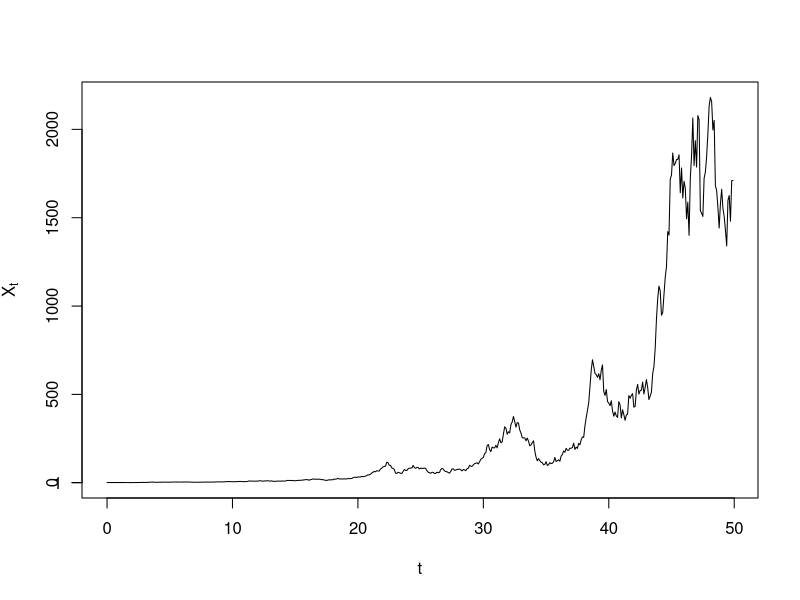
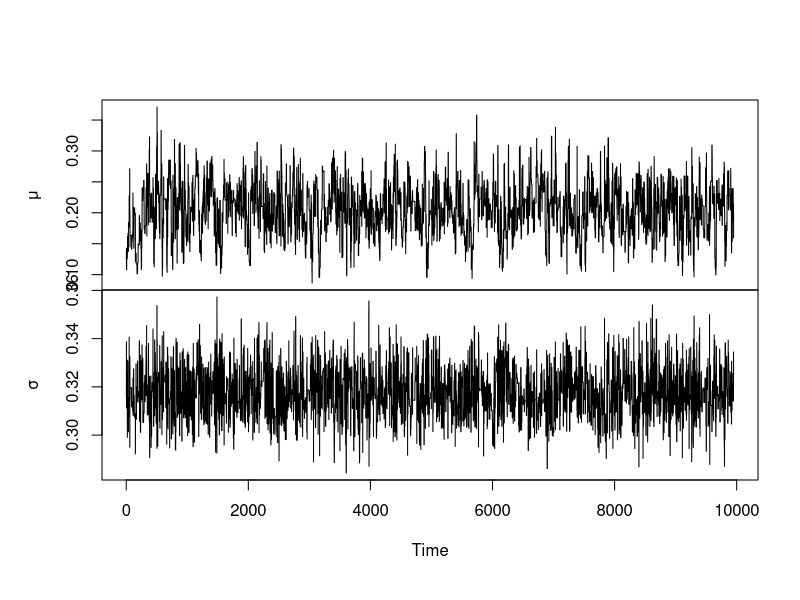
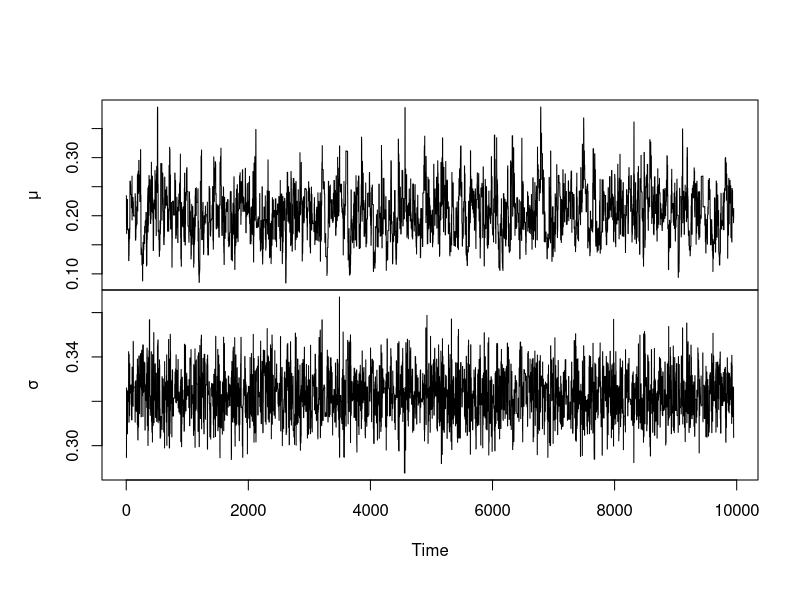
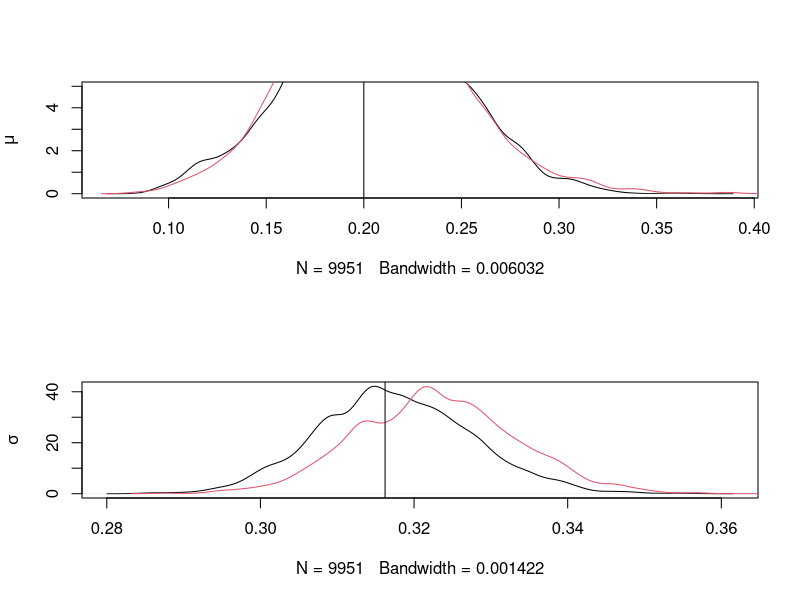
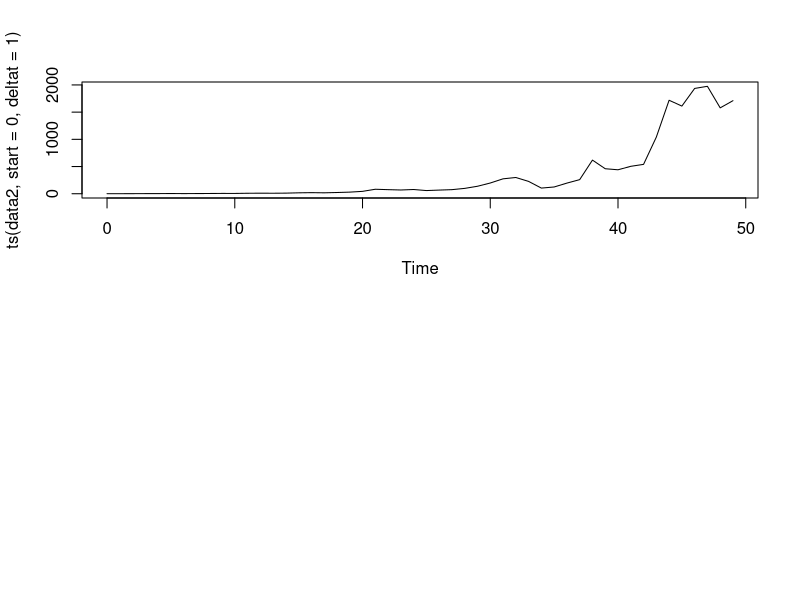
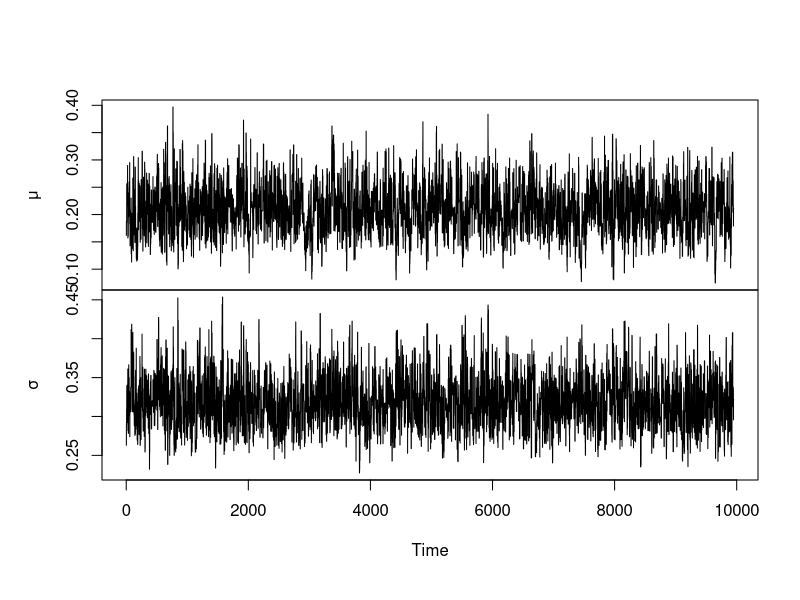
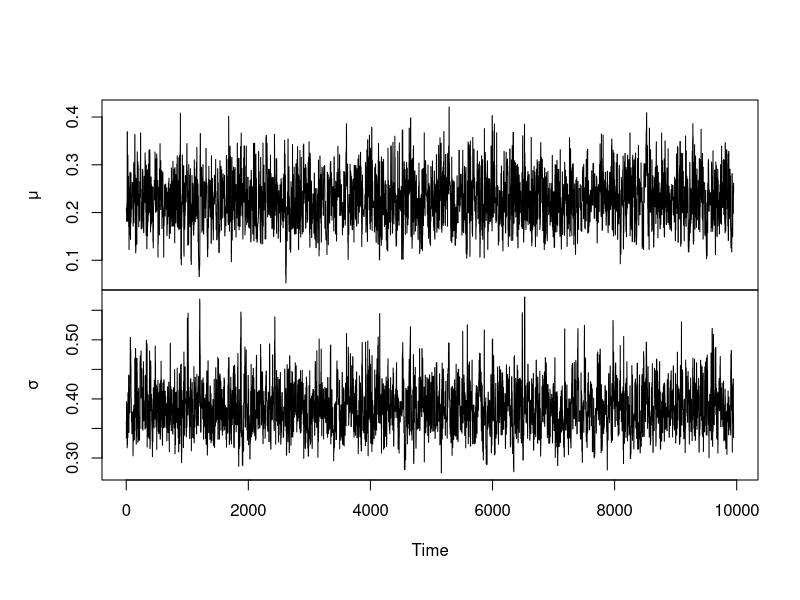
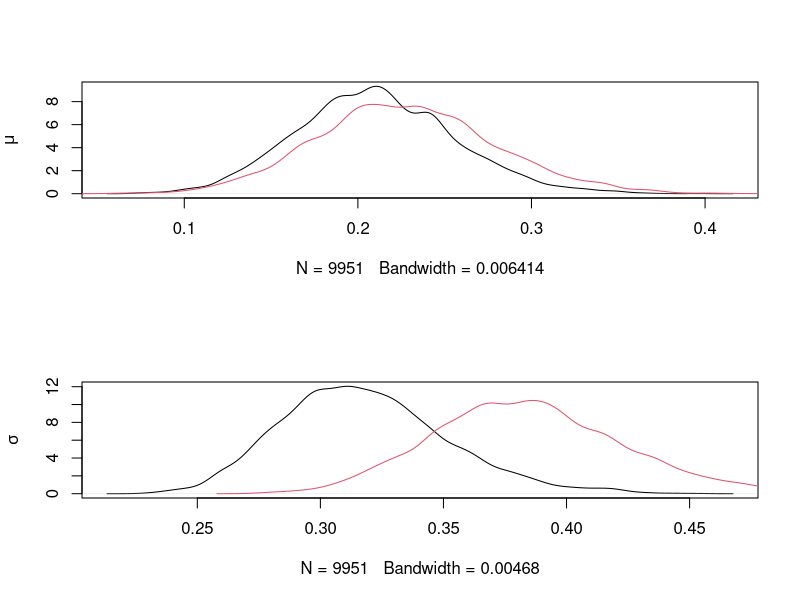

Write the R code that produced these figures, in order.
library("MASS")

GBM_exact <- function(end_time=1, delta_t, x0=1, mu, sigma_sq){
  X <- vector(length = end_time/delta_t)
  X[1] <- x0
  for (i in 2:length(X)){
    X[i] <- rlnorm(1,
                   log(X[i-1])+(mu-sigma_sq/2)*delta_t,
                   sqrt(sigma_sq*delta_t))
  }
  return(X)
}

lprior <- function(psi){
  #psi= (log(mu), log(sigma))
  return(sum(dnorm(psi,0,1,log=TRUE)))
}

llike_exact <- function(x,psi,delta_t){
  #x = (x0,x_deltat,x_2deltat,...,x_ndeltat)
  return(sum(dlnorm(x[2:length(x)],
                    log(x[1:(length(x) - 1)])+(exp(psi[1])-0.5*exp(2*psi[2]))*delta_t,
                    exp(psi[2])*sqrt(delta_t),
                    log = TRUE)))
}

llike_em <- function(x,psi,delta_t){
  return(sum(dnorm(x[2:length(x)],
                   x[1:(length(x) - 1)]+exp(psi[1])*x[1:(length(x) - 1)]*delta_t,
                   exp(psi[2])*x[1:(length(x) - 1)]*sqrt(delta_t),
                   log = TRUE)))
}

mh <- function(exact_likelihood,synthetic_data,delta_t,N,V){
  mat <- matrix(0,ncol=2,nrow=N)
  psi <- c(0,0) #initalise psi
  mat[1,] <- psi
  nacceptances <- 0
  llikepsi<- -1e6
  for (i in 2:N){
    can <- mvrnorm(n=1,psi,V)     #propose psi* (i.e can)
    
    if (exact_likelihood){
      llikecan <- llike_exact(synthetic_data,can,delta_t)
    }
    else{
      llikecan <- llike_em(synthetic_data,can,delta_t)
    }
    
    lpriorcan <- lprior(can)
    lpriorpsi <- lprior(psi)
    
    laprob <- llikecan+lpriorcan-llikepsi-lpriorpsi
    
    u <- runif(1)
    if(log(u) < laprob){
      psi <- can #accept 
      llikepsi<-llikecan
      nacceptances <- nacceptances + 1
    }
    mat[i,] <- psi
  }
  acceptance_rate <- nacceptances/(N-1)
  print(acceptance_rate)
  return(mat)
  #return(acceptance_rate)
}

#simulate data
#seed 5 looks better
set.seed(5)
data<-GBM_exact(end_time=50, 0.1, 1, 0.2, 0.1) #sigma=0.316
plot(ts(data,start=0,deltat=0.1), xlab = "t", ylab = expression(X[t]))
axis(2, at = 1, labels = 1, las = 1)

set.seed(1)
out_pilot<-mh(TRUE,data,0.1,1000,diag(rep(0.04,2)))
#out <- mh(TRUE,data,0.1,10000,2.38^2/2*var(out_pilot))
out <- mh(TRUE,data,0.1,10000,var(out_pilot))
plot(`colnames<-`(ts(exp(out[50:10000,])), c("\u03BC","\u03C3")), main ="")
outEM_pilot<-mh(FALSE,data,0.1,1000,diag(rep(0.04,2)))
#outEM<-mh(FALSE,data,0.1,10000,2.38^2/2*var(outEM_pilot))
outEM<-mh(FALSE,data,0.1,10000,var(outEM_pilot))

plot(`colnames<-`(ts(exp(outEM[50:10000,])), c("\u03BC","\u03C3")), main ="")
par(mfrow=c(2,1))
plot(density(exp(out[50:10000,1])), ylab = expression(mu), main = "",ylim = c(0,5))
lines(density(exp(outEM[50:10000,1])),col=2)
abline(v=0.2)
plot(density(exp(out[50:10000,2])), ylab = expression(sigma), main = "")
lines(density(exp(outEM[50:10000,2])),col=2)
abline(v=sqrt(0.1))


#Try deltat=1
# set.seed(1)
# data2<-GBM_exact(end_time=10, 1, 1, 0.2, 0.1) #sigma=0.316
# plot(ts(data2,start=0,deltat=1))

data2 <- data[10*(0:50)] #thinning the original data rather than generating a new dataset
plot(ts(data2,start=0,deltat=1))

set.seed(1)
out2_pilot<-mh(TRUE,data2,1,1000,diag(rep(0.04,2)))
#out2<-mh(TRUE,data2,1,10000,2.38^2/2*var(out2_pilot))
out2<-mh(TRUE,data2,1,10000,var(out2_pilot))
plot(`colnames<-`(ts(exp(out2[50:10000,])), c("\u03BC","\u03C3")), main ="")
outEM2_pilot<-mh(FALSE,data2,1,1000,diag(rep(0.04,2)))
#outEM2<-mh(FALSE,data2,1,10000,2.38^2/2*var(outEM2_pilot))
outEM2<-mh(FALSE,data2,1,10000,var(outEM2_pilot))
plot(`colnames<-`(ts(exp(outEM2[50:10000,])), c("\u03BC","\u03C3")), main ="")
par(mfrow=c(2,1))
plot(density(exp(out2[50:10000,1])),ylab = expression(mu), main = "")
lines(density(exp(outEM2[50:10000,1])),col=2)
plot(density(exp(out2[50:10000,2])), ylab = expression(sigma), main = "")
lines(density(exp(outEM2[50:10000,2])),col=2)

output_dir <- "C:\\Users\\HP\\OneDrive - Durham University\\Course\\Project IV\\Plots"
pdf(file=file.path(output_dir, "RWM posteriors for varying discretisations.pdf"), onefile=F, width = 5, height = 5) 

par(mfrow=c(2,2),mar = c(3, 3, 2, 1), oma = c(0,0,0,0), mgp = c(1.5, 0.5, 0))
plot(density(exp(out[1000:10000,1])), xlab = expression(mu), main = expression(Delta * t == 0.1), ylab = "")
lines(density(exp(outEM[1000:10000,1])),col=2)
abline(v=0.2)
plot(density(exp(out[1000:10000,2])), xlab = expression(sigma), main = expression(Delta * t == 0.1), ylab ="")
lines(density(exp(outEM[1000:10000,2])),col=2)
abline(v=sqrt(0.1))
plot(density(exp(out2[1000:10000,1])),xlab = expression(mu), main = expression(Delta * t == 1),ylab ="")
lines(density(exp(outEM2[1000:10000,1])),col=2)
abline(v=0.2)
plot(density(exp(out2[1000:10000,2])), xlab = expression(sigma), main = expression(Delta * t == 1),ylab ="")
lines(density(exp(outEM2[1000:10000,2])),col=2)
abline(v=sqrt(0.1))

dev.off()
